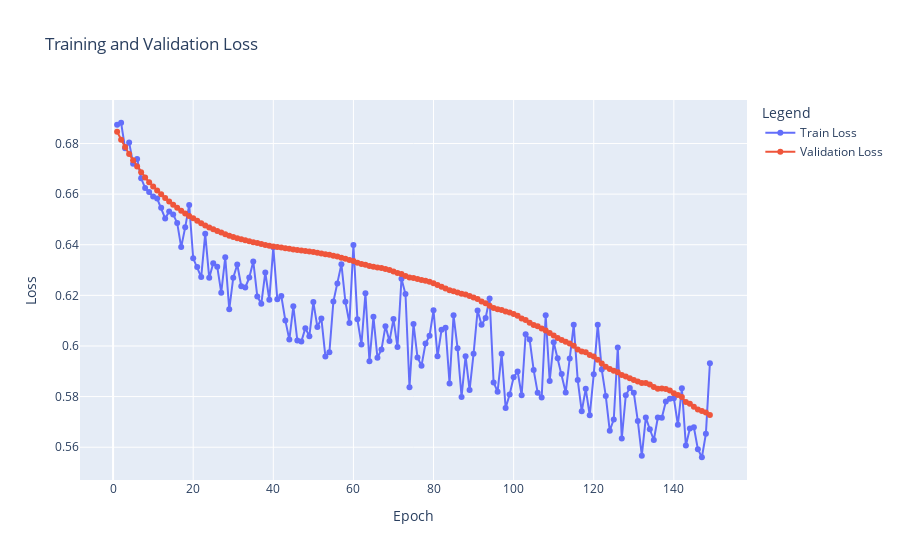

Notebook cell for this chart:
### Code cell
import plotly.graph_objects as go


fig = go.Figure()
fig.add_trace(go.Scatter(
    x=np.arange(1, 150),
    y=train_losses,
    mode='lines+markers',
    name='Train Loss'
))
fig.add_trace(go.Scatter(
    x=np.arange(1, 150),
    y=val_losses,
    mode='lines+markers',
    name='Validation Loss'
))
fig.update_layout(
    title='Training and Validation Loss',
    xaxis_title='Epoch',
    yaxis_title='Loss',
    legend_title='Legend'
)
fig.show()

### Figure 1 — Plotly figure (JSON) as saved in the notebook; plotly's stock layout.template omitted (floating-point values rounded to 4 significant figures; data arrays with more than 128 entries replaced by an {"elided": "..."} marker saying what was removed)
{"data": [{"mode": "lines+markers", "name": "Train Loss", "type": "scatter", "x": {"elided": "149 int values"}, "y": {"elided": "1000 float values"}}, {"mode": "lines+markers", "name": "Validation Loss", "type": "scatter", "x": {"elided": "149 int values"}, "y": {"elided": "1000 float values"}}], "layout": {"legend": {"title": {"text": "Legend"}}, "title": {"text": "Training and Validation Loss"}, "xaxis": {"title": {"text": "Epoch"}}, "yaxis": {"title": {"text": "Loss"}}}}
